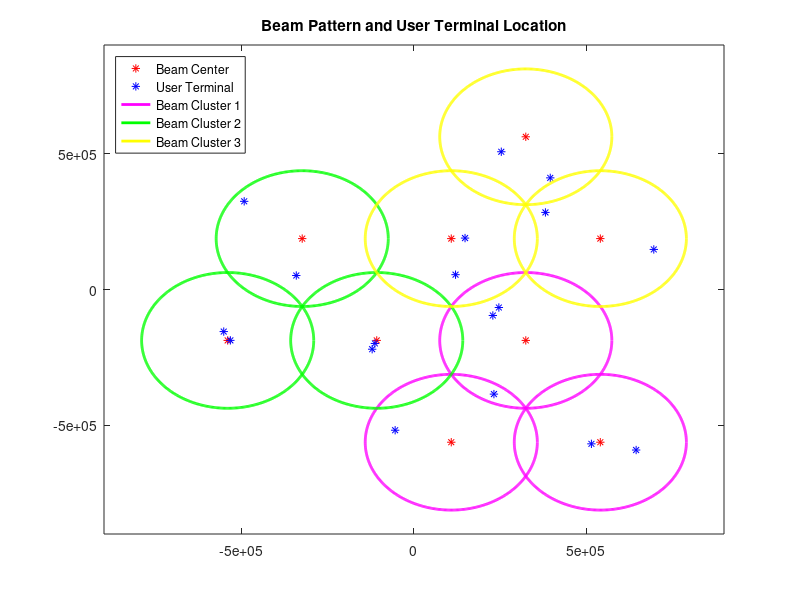

Write MATLAB code to recreate this figure.
clear

%Number of Transmitter Antennas
N = 9; 

%Number of Gateways
L = 3;

%Number of Transmitter Antennas per Feed Cluster
B = N/L; 

%Number of Groups
M = 9;

%Number of Users per Group
rho = 2;

%Total Number of Users
K = rho*M;

%Number of Users in Each Group
Gm = repmat(rho,B,L);

%Satellite System Parameter
theta_3dB = 0.4*pi/180;
height = 35786*10^3;

%Beam Location
beam_radius = height*tan(theta_3dB);  
theta = (0:1)*2*pi/6;
beam_spacing = ((beam_radius*3)/2)/cos(pi/6);

beam_temp = [beam_spacing*cos(theta); beam_spacing*sin(theta); zeros(1,2)];
beam_temp = horzcat(zeros(3,1),beam_temp);

shift0 = 1/2*(beam_temp(:,1)+beam_temp(:,3));
beam_temp = beam_temp - shift0;

shift1 = beam_temp(:,2) - beam_temp(:,3);
shift2 = beam_temp(:,1) - beam_temp(:,2);
shift3 = beam_temp(:,3) - beam_temp(:,1);

beam = horzcat(beam_temp+shift1,beam_temp+shift2,beam_temp+shift3);

%Plot beam centres
p(1) = plot(beam(1,:),beam(2,:),'r*');
hold on

%User Distribution
offset = 0;
i_group = 1;
for i_user = 1:K
    if(i_user > Gm(i_group) + offset)
        offset = offset + Gm(i_group);
        i_group = i_group + 1;
    end
    theta_rng = 2*pi*rand;
    user(:,i_user) = beam(:,i_group) + beam_radius*rand*[cos(theta_rng); sin(theta_rng); 0];
    
end    

%Plot user terminals
p(2) = plot(user(1,:),user(2,:),'b*');

%Plot beam boundaries
for i_beam = 1:3
    x = beam(1,i_beam);
    y = beam(2,i_beam);
    th = 0:0.01:2*pi;
    xunit = beam_radius*cos(th) + x;
    yunit = beam_radius*sin(th) + y;
    p(3) = plot(xunit, yunit,'m','Linewidth',2);
end

for i_beam = 4:6
    x = beam(1,i_beam);
    y = beam(2,i_beam);
    th = 0:0.01:2*pi;
    xunit = beam_radius*cos(th) + x;
    yunit = beam_radius*sin(th) + y;
    p(4) = plot(xunit, yunit,'g','Linewidth',2);
end

for i_beam = 7:9
    x = beam(1,i_beam);
    y = beam(2,i_beam);
    th = 0:0.01:2*pi;
    xunit = beam_radius*cos(th) + x;
    yunit = beam_radius*sin(th) + y;
    p(5) = plot(xunit, yunit,'y','Linewidth',2);
end

hold off
title('Beam Pattern and User Terminal Location')
xlim([-900000 900000])
ylim([-900000 900000])
legend(p,'Beam Center','User Terminal','Beam Cluster 1','Beam Cluster 2','Beam Cluster 3','Location','northwest')
